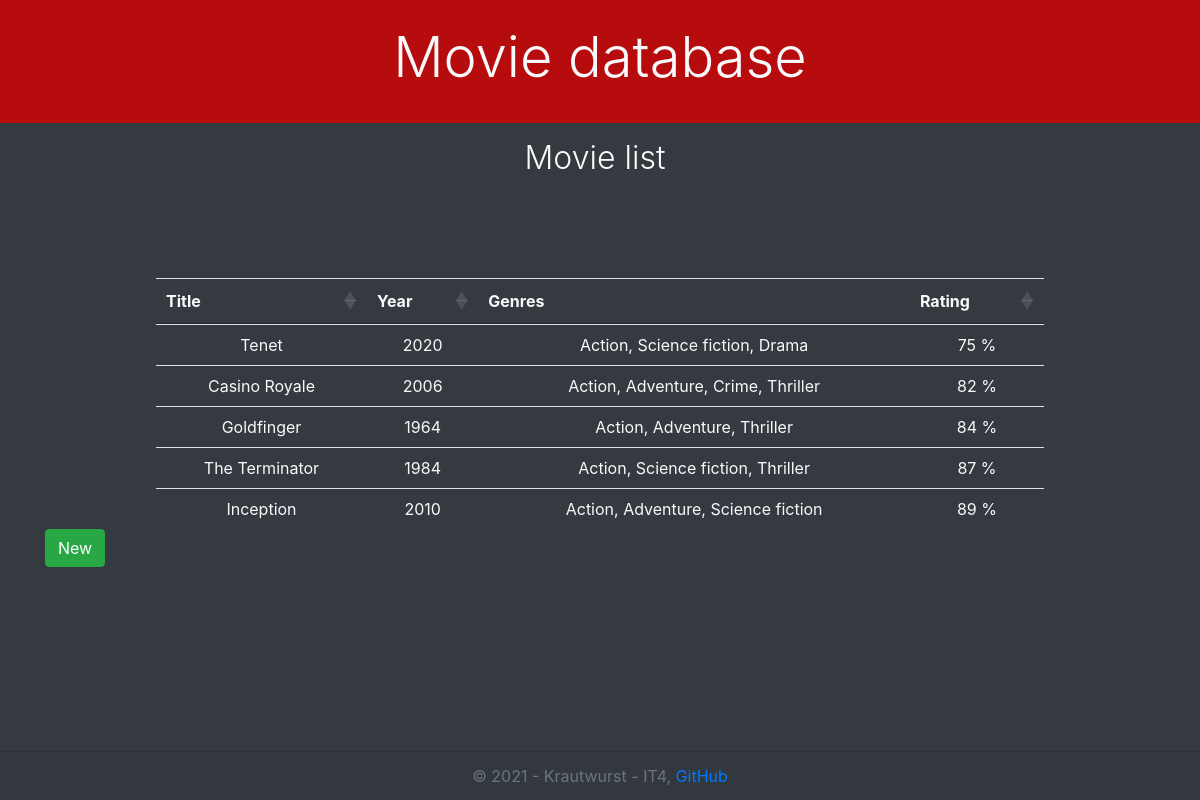
Screenshot of /movies/list with the database file from the repository.
### movies/models.py (models this page shows, shortened)
class Movie(models.Model):
    title = models.CharField(max_length=200)
    genres = models.ManyToManyField('Genre')
    description = models.TextField(null=True)
    release_year = models.PositiveIntegerField(validators=[MinValueValidator(0.0), MaxValueValidator(10 + int(date.today().year))])
    directors = models.ManyToManyField('Director')
    writers = models.ManyToManyField('Writer')
    runtime = models.IntegerField(validators=[MinValueValidator(0.0), MaxValueValidator(1000.0)])
    score = models.IntegerField(validators=[MinValueValidator(0.0), MaxValueValidator(100.0)])
    cast = models.ManyToManyField('Actor')
    img = models.ImageField(upload_to='movies/%Y/%m/%d', blank=True, null=True, verbose_name='Image')
    class Meta:
        ordering = ["score", "title"]

class Genre(models.Model):
    name = models.CharField(unique=True, max_length=100, help_text='Enter a movie genre (e. g. Science Fiction)')
    def __str__(self):
        return f"{self.name}"

### movies/views.py (the view)
# urls.py: path('list', views.MovieList.as_view(), name='list'),
class MovieList(ListView):
    model = Movie
    context_object_name = 'movies'
    template_name = 'movie_list.html'
    extra_context = {
        'nadpis': 'Movie list'
    }

### movies/templates/movie_list.html (shortened to what this page needs)
{% extends 'base.html' %}
{% load static %}
{% block css %}
<link rel="stylesheet" type="text/css" href="https://cdn.datatables.net/1.10.24/css/jquery.dataTables.css">
{% endblock %}
{% block content %}
<table class="table">
    <thead>
    <tr>
        <th>Title</th>
        <th>Year</th>
        <th>Genres</th>
        <th>Rating</th>
    </tr>
    </thead>
    <tbody>
    {% for movie in movies %}
    <tr>
        <td><a href="{% url 'detail' movie.pk %}">{{ movie.title }}</a></td>
        <td>{{ movie.release_year }}</td>
        <td>
            {% for g in movie.genres.all %}
            {{g}}{% if not forloop.last %},
            {% endif %}
            {% endfor %}
        </td>
        <td>{{ movie.score }} %</td>
    </tr>
    {% endfor %}
    </tbody>
</table>
<div>
    <a class="btn btn-success" href="{% url 'movie-create' %}">New</a>
</div>
{% endblock %}

### movies/templates/base.html (shortened to what this page needs)
<!doctype html>
<html lang="cs">
<head>
    <link rel="stylesheet" href="https://stackpath.bootstrapcdn.com/bootstrap/4.3.1/css/bootstrap.min.css"
>
    {% load static %}
    {% block css %}
    {% endblock %}
    <link rel="stylesheet" href="{% static 'css/style.css' %}">
</head>
<body>
<header class="text-center text-light jumbotron-fluid bg-dark p-4">
    <h1 class="display-4"><a href="{% url 'list' %}">Movie database</a></h1>
</header>
<main class="text-light bg-dark container">
    <h3 class="text-center display-4 mb-5 mt-3">{{ nadpis }}</h3>
    {% block content %}
    {% endblock %}
</main>
<footer>
    <div class="card-footer text-muted">
        {% block footer %}
        &copy; 2021 - Krautwurst - IT4, <a href="https://github.com/it1712/django_it4">GitHub</a>
        {% endblock %}
    </div>
</footer>
</body>
</html>

### movies/static/css/style.css (style rules this page uses)
:root { --light: #f8f9fa; --dark: #343a40; }
* { color: var(--light); }
h1 a { color: inherit; text-decoration: inherit; }
body { background-color: var(--dark); min-height: 100vh; display: flex; flex-direction: column; }
.jumbotron-fluid { background-color: #B60C0D !important; }
footer { margin-top: auto; left: 0; bottom: 0; width: 100%; text-align: center; background-color: #343a40; }
table.dataTable thead .sorting:after, table.dataTable thead .sorting:before, table.dataTable thead .sorting_asc:after, table.dataTable thead .sorting_asc:before, table.dataTable thead .sorting_asc_disabled:after, table.dataTable thead .sorting_asc_disabled:before, table.dataTable thead .sorting_desc:after, table.dataTable thead .sorting_desc:before, table.dataTable thead .sorting_desc_disabled:after, table.dataTable thead .sorting_desc_disabled:before { bottom: .5em; }
table * { background-color: var(--dark) !important; color: var(--light) !important; }
table { text-align: center; width: 80% !important; margin-left: auto!important; margin-right: auto!important; border-bottom: none !important; }
h3 { margin: 10px; margin-left: 0; margin-bottom: 20px; font-size: 2em !important; }

### rows the page displays
Movie: title "Tenet", release_year "2020", score "75"
Genre: name "Action"
Genre: name "Science fiction"
Genre: name "Drama"
Movie: title "Casino Royale", release_year "2006", score "82"
Genre: name "Adventure"
Genre: name "Crime"
Genre: name "Thriller"
Movie: title "Goldfinger", release_year "1964", score "84"
Movie: title "The Terminator", release_year "1984", score "87"
Movie: title "Inception", release_year "2010", score "89"

### other values shown
{{ nadpis }} "Movie list"
